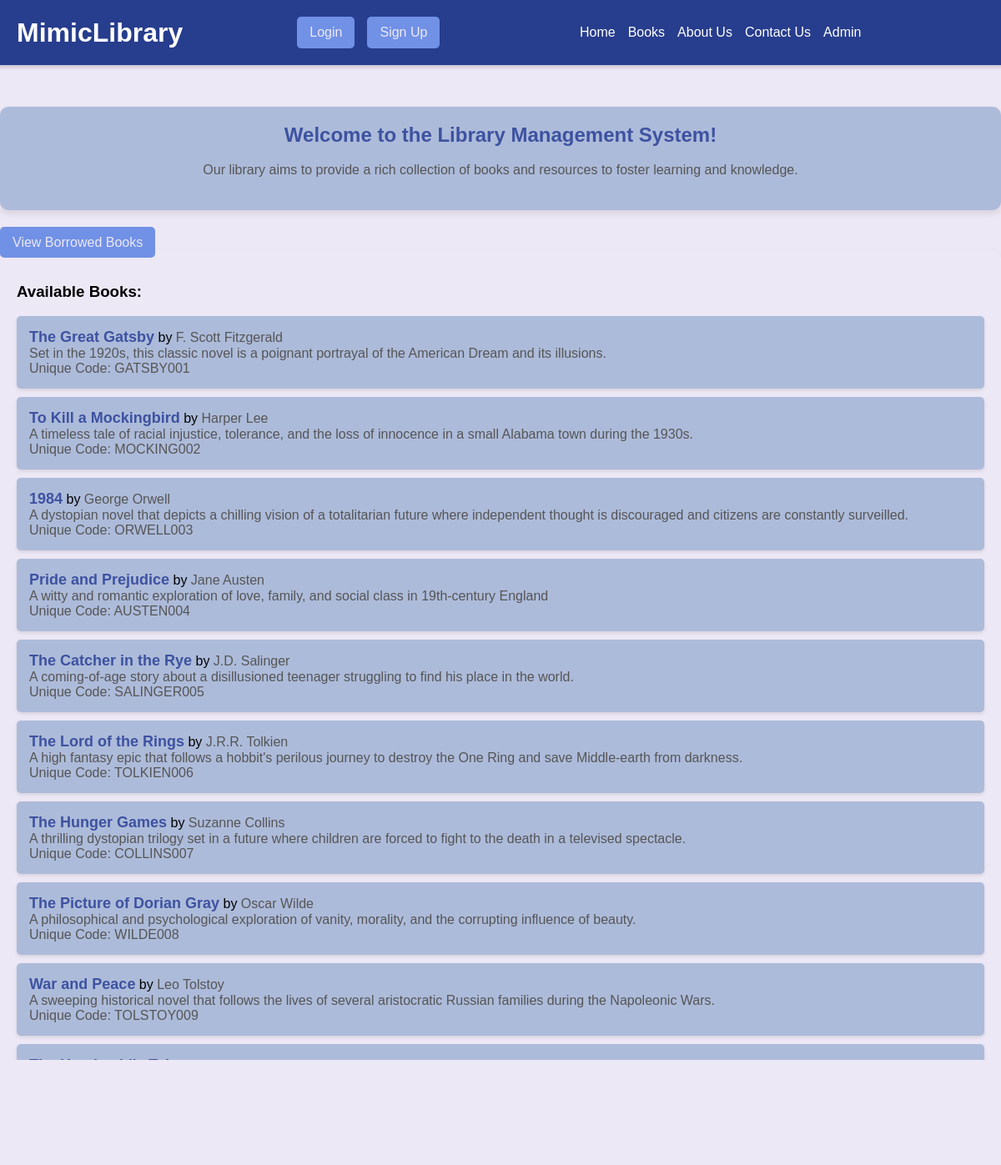
The page / on the database its author committed.
### library/models.py (models this page shows, shortened)
class Book(models.Model):
    title = models.CharField(max_length=200)
    author = models.CharField(max_length=200)
    unique_code = models.CharField(max_length=50, unique=True)  # Unique code
    description = models.TextField(null=True, blank=True)  # Allow null values and blank
    is_available = models.BooleanField(default=True)

### library/views.py (the view)
# urls.py: path('', views.home, name='home'),
def home(request):
    books = Book.objects.filter(is_available=True)
    return render(request, 'library/home.html', {'books': books})

### library/templates/library/home.html (shortened to what this page needs)
<!DOCTYPE html>
<html lang="en">
<head>
</head>
<body>
    <header>
        <h1>MimicLibrary</h1>
        <div class="login-signup">
            {% if user.is_authenticated %}
                <a href="{% url 'logout' %}" class="btn">Logout</a>
            {% else %}
                <a href="{% url 'login' %}" class="btn">Login</a>
                <a href="{% url 'signup' %}" class="btn">Sign Up</a>
            {% endif %}
        </div>
        <nav class="nav-links">
            <a href="{% url 'home' %}">Home</a>
            <a href="{% url 'book_list' %}">Books</a>
            <a href="#">About Us</a>
            <a href="mailto:mimic.allspam@gmail.com">Contact Us</a>
            <a href="{% url 'admin:index' %}">Admin</a>
        </nav>
    </header>
    <div class="container">
        <div class="welcome-message">
            <h2>Welcome to the Library Management System!</h2>
            <p class="welcome-description">
                Our library aims to provide a rich collection of books and resources to foster learning and knowledge.
            </p>
        </div>
        <a href="{% url 'borrowed_books' %}" class="btn">View Borrowed Books</a>
        <div class="available-books">
            <h3>Available Books:</h3>
            <ul>
                {% for book in books %}
                    <li>
                        <span>
                            <span class="book-title">{{ book.title }}</span> by <span class="author">{{ book.author }}</span><br>
                            <span class="description">{{ book.description }}</span><br>
                            <span class="description">Unique Code: {{ book.unique_code }}</span>
                        </span>
                    </li>
                {% endfor %}
            </ul>
        </div>
    </div>
</body>
</html>

### library/templates/library/home.html (style rules this page uses)
body { font-family: 'Arial', sans-serif; background-color: #ede8f5; margin: 0; padding: 0; display: flex; flex-direction: column; align-items: center; }
header { width: 100%; padding: 20px; background-color: #273d8d; color: white; display: flex; justify-content: space-between; align-items: center; box-shadow: 0 2px 5px rgba(0, 0, 0, 0.2); }
header h1 { margin: 0; flex: 1; text-align: left; padding-left: 20px; }
.nav-links { display: flex; justify-content: center; gap: 15px; flex: 2; }
.nav-links a { color: white; text-decoration: none; }
.login-signup { display: flex; gap: 15px; }
.btn { padding: 10px 15px; background-color: #7091E6; color: #ede8f5; border: none; border-radius: 5px; text-decoration: none; transition: background-color 0.3s ease; }
.container { width: 100%; max-width: 1200px; padding: 20px; margin-top: 30px; }
.welcome-message { background-color: #adbbda; padding: 20px; border-radius: 10px; box-shadow: 0 4px 8px rgba(0, 0, 0, 0.1); margin-bottom: 30px; text-align: center; }
.welcome-message h2 { margin: 0; color: #3d52a0; }
.welcome-description { color: #555; font-size: 16px; line-height: 1.5; }
.available-books { background-color: #ede8f5; padding: 20px; border-radius: 10px; box-shadow: 0 4px 8px rgba(0, 0, 0, 0.1); margin-bottom: 30px; }
ul { list-style-type: none; padding: 0; margin: 0; }
li { padding: 15px; margin-bottom: 10px; background-color: #adbbda; border-radius: 5px; box-shadow: 0 2px 4px rgba(0, 0, 0, 0.1); display: flex; justify-content: space-between; align-items: center; transition: background-color 0.3s ease; }
.book-title { font-size: 18px; font-weight: bold; color: #3d52a0; }
.author, .description { font-size: 16px; color: #555; }

### rows shown on the page
Book: title "The Great Gatsby", author "F. Scott Fitzgerald", description "Set in the 1920s, this classic novel is a poignant portrayal of the American Dream and its illusions.", unique_code "GATSBY001"
Book: title "To Kill a Mockingbird", author "Harper Lee", description "A timeless tale of racial injustice, tolerance, and the loss of innocence in a small Alabama town during the 1930s.", unique_code "MOCKING002"
Book: title "1984", author "George Orwell", description "A dystopian novel that depicts a chilling vision of a totalitarian future where independent thought is discouraged and citizens are constantly surveilled.", unique_code "ORWELL003"
Book: title "Pride and Prejudice", author "Jane Austen", description "A witty and romantic exploration of love, family, and social class in 19th-century England", unique_code "AUSTEN004"
Book: title "The Catcher in the Rye", author "J.D. Salinger", description "A coming-of-age story about a disillusioned teenager struggling to find his place in the world.", unique_code "SALINGER005"
Book: title "The Lord of the Rings", author "J.R.R. Tolkien", description "A high fantasy epic that follows a hobbit's perilous journey to destroy the One Ring and save Middle-earth from darkness.", unique_code "TOLKIEN006"
Book: title "The Hunger Games", author "Suzanne Collins", description "A thrilling dystopian trilogy set in a future where children are forced to fight to the death in a televised spectacle.", unique_code "COLLINS007"
Book: title "The Picture of Dorian Gray", author "Oscar Wilde", description "A philosophical and psychological exploration of vanity, morality, and the corrupting influence of beauty.", unique_code "WILDE008"
Book: title "War and Peace", author "Leo Tolstoy", description "A sweeping historical novel that follows the lives of several aristocratic Russian families during the Napoleonic Wars.", unique_code "TOLSTOY009"
Book: title "The Handmaid's Tale", author "Margaret Atwood"
